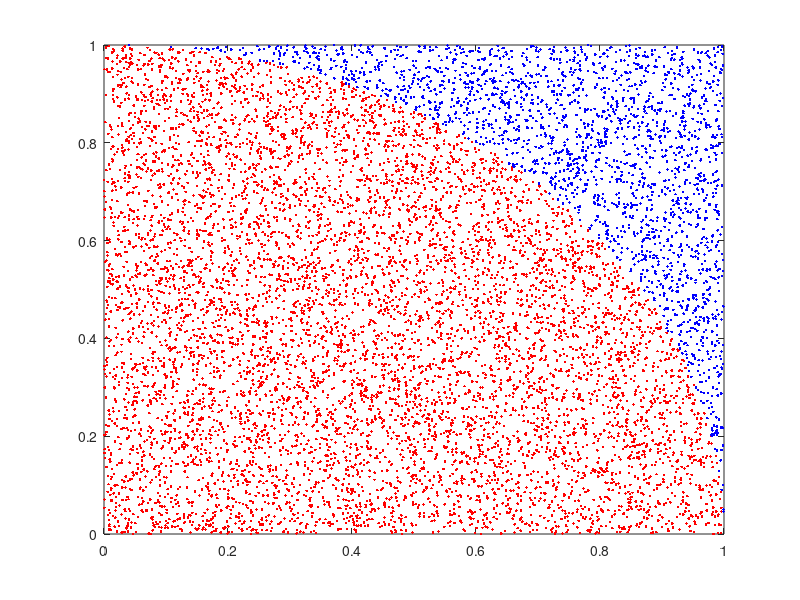

Write MATLAB code to recreate this figure.
clc
n = 10000;
u1 = rand(n,1); 
u2 = rand(n,1); 
l = u1.^2+u2.^2;
disp(4*sum(l<1)/n)
clf
plot(u1(l<1), u2(l<1), 'r.')
hold on
plot(u1(l>=1), u2(l>=1), 'b.')
